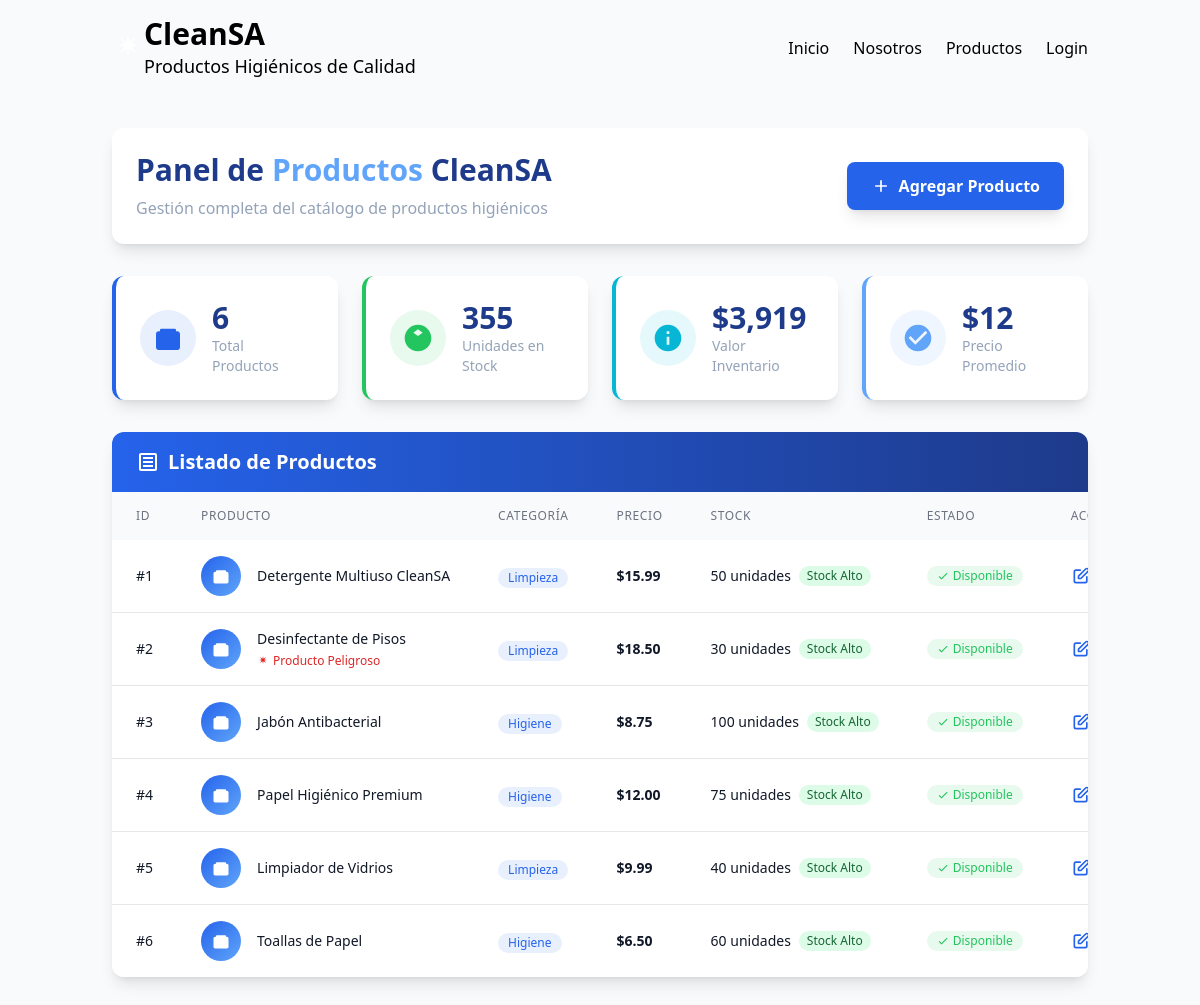
The page /products/panel on the database its author committed.
### app/models.py (models this page shows)
class Producto (database.Model):
    __tablename__ = 'productos'
    id = database.Column(database.Integer, primary_key=True)
    nombre = database.Column(database.String(100), nullable=False)
    precio = database.Column(database.Float, nullable=False)
    stock = database.Column(database.Integer, nullable=False)
    fk_categoria = database.Column(database.Integer,database.ForeignKey('categorias.id'), nullable=False)
    peligroso = database.Column(database.Boolean, nullable=False)

class Categoria (database.Model):
    __tablename__ = 'categorias'
    id = database.Column(database.Integer, primary_key=True)
    nombre = database.Column(database.String(100), nullable=False)

### app/blueprints/products.py (the view)
@products_bp.route('/panel')
def panel():
    try:
        productos = Producto.query.all()
        categorias_list = Categoria.query.all()
        categorias = {cat.id: cat.nombre for cat in categorias_list}
        total_stock = sum(producto.stock for producto in productos)
        valor_inventario = sum(producto.precio * producto.stock for producto in productos)
        precio_promedio = sum(producto.precio for producto in productos) / len(productos) if productos else 0
        return render_template('panel_productos.html',
                             productos=productos,
                             categorias=categorias,
                             total_stock=total_stock,
                             valor_inventario=valor_inventario,
                             precio_promedio=precio_promedio)
    except Exception as e:
        return render_template('panel_productos.html',
                             productos=[],
                             categorias={},
                             total_stock=0,
                             valor_inventario=0,
                             precio_promedio=0)

### app/templates/panel_productos.html (shortened to what this page needs)
<!DOCTYPE html>
<html lang="es">
<head>
    <script src="https://cdn.tailwindcss.com"></script>
</head>
<body class="bg-smoke-white min-h-screen">
    {% include 'components/nav.html' %}
    <main class="container mx-auto px-6 py-8">
        <div class="bg-white rounded-xl shadow-lg p-6 mb-8">
            <div class="flex flex-col md:flex-row md:items-center md:justify-between">
                <div>
                    <h1 class="text-3xl font-bold text-dark-teal mb-2">Panel de <span class="text-light-blue">Productos</span> CleanSA</h1>
                    <p class="text-soft-gray">Gestión completa del catálogo de productos higiénicos</p>
                </div>
                <div class="mt-4 md:mt-0">
                    <button id="openModalBtn" class="bg-pro-blue hover:bg-dark-teal text-white px-6 py-3 rounded-lg font-semibold transition-colors shadow-lg flex items-center">
                        <svg class="w-5 h-5 mr-2" fill="currentColor" viewBox="0 0 24 24">
                            <path d="M19 13h-6v6h-2v-6H5v-2h6V5h2v6h6v2z"/>
                        </svg>
                        Agregar Producto
                    </button>
                </div>
            </div>
        </div>
        <div class="grid grid-cols-1 md:grid-cols-4 gap-6 mb-8">
            <div class="bg-white rounded-xl shadow-lg p-6 border-l-4 border-pro-blue">
                <div class="flex items-center">
                    <div class="bg-pro-blue bg-opacity-10 rounded-full p-3 mr-4">
                        <svg class="w-8 h-8 text-pro-blue" fill="currentColor" viewBox="0 0 24 24">
                            <path d="M19 7H18V6C18 5.45 17.55 5 17 5H7C6.45 5 6 5.45 6 6V7H5C3.9 7 3 7.9 3 9V19C3 20.1 3.9 21 5 21H19C20.1 21 21 20.1 21 19V9C21 7.9 20.1 7 19 7Z"/>
                        </svg>
                    </div>
                    <div>
                        <p class="text-3xl font-bold text-dark-teal">{{ productos|length }}</p>
                        <p class="text-soft-gray text-sm">Total Productos</p>
                    </div>
                </div>
            </div>
            <div class="bg-white rounded-xl shadow-lg p-6 border-l-4 border-warm-green">
                <div class="flex items-center">
                    <div class="bg-warm-green bg-opacity-10 rounded-full p-3 mr-4">
                        <svg class="w-8 h-8 text-warm-green" fill="currentColor" viewBox="0 0 24 24">
                            <path d="M12 2C6.48 2 2 6.48 2 12s4.48 10 10 10 10-4.48 10-10S17.52 2 12 2zm3.5 6L12 10.5 8.5 8 12 5.5 15.5 8zM12 13.5L8.5 16 12 18.5 15.5 16 12 13.5z"/>
                        </svg>
                    </div>
                    <div>
                        <p class="text-3xl font-bold text-dark-teal">{{ total_stock }}</p>
                        <p class="text-soft-gray text-sm">Unidades en Stock</p>
                    </div>
                </div>
            </div>
            <div class="bg-white rounded-xl shadow-lg p-6 border-l-4 border-light-teal">
                <div class="flex items-center">
                    <div class="bg-light-teal bg-opacity-10 rounded-full p-3 mr-4">
                        <svg class="w-8 h-8 text-light-teal" fill="currentColor" viewBox="0 0 24 24">
                            <path d="M12 2C6.48 2 2 6.48 2 12s4.48 10 10 10 10-4.48 10-10S17.52 2 12 2zm1 15h-2v-6h2v6zm0-8h-2V7h2v2z"/>
                        </svg>
                    </div>
                    <div>
                        <p class="text-3xl font-bold text-dark-teal">${{ "{:,.0f}".format(valor_inventario) }}</p>
                        <p class="text-soft-gray text-sm">Valor Inventario</p>
                    </div>
                </div>
            </div>
            <div class="bg-white rounded-xl shadow-lg p-6 border-l-4 border-light-blue">
                <div class="flex items-center">
                    <div class="bg-light-blue bg-opacity-10 rounded-full p-3 mr-4">
                        <svg class="w-8 h-8 text-light-blue" fill="currentColor" viewBox="0 0 24 24">
                            <path d="M12 2C6.48 2 2 6.48 2 12s4.48 10 10 10 10-4.48 10-10S17.52 2 12 2zm-2 15l-5-5 1.41-1.41L10 14.17l7.59-7.59L19 8l-9 9z"/>
                        </svg>
                    </div>
                    <div>
                        <p class="text-3xl font-bold text-dark-teal">${{ "{:,.0f}".format(precio_promedio) }}</p>
                        <p class="text-soft-gray text-sm">Precio Promedio</p>
                    </div>
                </div>
            </div>
        </div>
        <div class="bg-white rounded-xl shadow-lg overflow-hidden">
            <div class="bg-gradient-to-r from-pro-blue to-dark-teal px-6 py-4">
                <h2 class="text-xl font-bold text-white flex items-center">
                    <svg class="w-6 h-6 mr-2" fill="currentColor" viewBox="0 0 24 24">
                        <path d="M19 3H5C3.9 3 3 3.9 3 5V19C3 20.1 3.9 21 5 21H19C20.1 21 21 20.1 21 19V5C21 3.9 20.1 3 19 3ZM19 19H5V5H19V19Z"/>
                        <path d="M7 7H17V9H7V7ZM7 11H17V13H7V11ZM7 15H17V17H7V15Z"/>
                    </svg>
                    Listado de Productos
                </h2>
            </div>
            <div class="overflow-x-auto">
                <table class="w-full">
                    <thead class="bg-gray-50">
                        <tr>
                            <th class="px-6 py-4 text-left text-xs font-medium text-gray-500 uppercase tracking-wider">ID</th>
                            <th class="px-6 py-4 text-left text-xs font-medium text-gray-500 uppercase tracking-wider">Producto</th>
                            <th class="px-6 py-4 text-left text-xs font-medium text-gray-500 uppercase tracking-wider">Categoría</th>
                            <th class="px-6 py-4 text-left text-xs font-medium text-gray-500 uppercase tracking-wider">Precio</th>
                            <th class="px-6 py-4 text-left text-xs font-medium text-gray-500 uppercase tracking-wider">Stock</th>
                            <th class="px-6 py-4 text-left text-xs font-medium text-gray-500 uppercase tracking-wider">Estado</th>
                            <th class="px-6 py-4 text-left text-xs font-medium text-gray-500 uppercase tracking-wider">Acciones</th>
                        </tr>
                    </thead>
                    <tbody class="bg-white divide-y divide-gray-200">
                        {% if productos %}
                            {% for producto in productos %}
                            <tr class="hover:bg-gray-50 transition-colors duration-200">
                                <td class="px-6 py-4 whitespace-nowrap">
                                    <div class="text-sm font-medium text-gray-900">#{{ producto.id }}</div>
                                </td>
                                <td class="px-6 py-4 whitespace-nowrap">
                                    <div class="flex items-center">
                                        <div class="flex-shrink-0 h-10 w-10">
                                            <div class="h-10 w-10 rounded-full bg-gradient-to-br from-pro-blue to-light-blue flex items-center justify-center">
                                                <svg class="w-5 h-5 text-white" fill="currentColor" viewBox="0 0 24 24">
                                                    <path d="M19 7H18V6C18 5.45 17.55 5 17 5H7C6.45 5 6 5.45 6 6V7H5C3.9 7 3 7.9 3 9V19C3 20.1 3.9 21 5 21H19C20.1 21 21 20.1 21 19V9C21 7.9 20.1 7 19 7Z"/>
                                                </svg>
                                            </div>
                                        </div>
                                        <div class="ml-4">
                                            <div class="text-sm font-medium text-gray-900">{{ producto.nombre }}</div>
                                            {% if producto.peligroso %}
                                                <div class="text-xs text-red-600 flex items-center mt-1">
                                                    <svg class="w-3 h-3 mr-1" fill="currentColor" viewBox="0 0 24 24">
                                                        <path d="M12 2L13.09 7.26L18 4L14.74 9.09L20 10L14.74 10.91L18 16L13.09 12.74L12 18L10.91 12.74L6 16L9.26 10.91L4 10L9.26 9.09L6 4L10.91 7.26L12 2Z"/>
                                                    </svg>
                                                    Producto Peligroso
                                                </div>
                                            {% endif %}
                                        </div>
                                    </div>
                                </td>
                                <td class="px-6 py-4 whitespace-nowrap">
                                    <span class="inline-flex items-center px-2.5 py-0.5 rounded-full text-xs font-medium bg-pro-blue bg-opacity-10 text-pro-blue">
                                        {% if categorias %}
                                            {{ categorias.get(producto.fk_categoria, 'Sin categoría') }}
                                        {% else %}
                                            Categoría {{ producto.fk_categoria }}
                                        {% endif %}
                                    </span>
                                </td>
                                <td class="px-6 py-4 whitespace-nowrap">
                                    <div class="text-sm font-semibold text-gray-900">${{ "{:,.2f}".format(producto.precio) }}</div>
                                </td>
                                <td class="px-6 py-4 whitespace-nowrap">
                                    <div class="flex items-center">
                                        <div class="text-sm font-medium text-gray-900">{{ producto.stock }} unidades</div>
                                        {% if producto.stock < 10 %}
                                            <span class="ml-2 inline-flex items-center px-2 py-0.5 rounded-full text-xs font-medium bg-red-100 text-red-800">
                                                Stock Bajo
                                            </span>
                                        {% elif producto.stock < 30 %}
                                            <span class="ml-2 inline-flex items-center px-2 py-0.5 rounded-full text-xs font-medium bg-yellow-100 text-yellow-800">
                                                Stock Medio
                                            </span>
                                        {% else %}
                                            <span class="ml-2 inline-flex items-center px-2 py-0.5 rounded-full text-xs font-medium bg-green-100 text-green-800">
                                                Stock Alto
                                            </span>
                                        {% endif %}
                                    </div>
                                </td>
                                <td class="px-6 py-4 whitespace-nowrap">
                                    {% if producto.stock > 0 %}
                                        <span class="inline-flex items-center px-2.5 py-0.5 rounded-full text-xs font-medium bg-warm-green bg-opacity-10 text-warm-green">
                                            <svg class="w-3 h-3 mr-1" fill="currentColor" viewBox="0 0 24 24">
                                                <path d="M9 16.17L4.83 12l-1.42 1.41L9 19 21 7l-1.41-1.41z"/>
                                            </svg>
                                            Disponible
                                        </span>
                                    {% endif %}
                                </td>
                                <td class="px-6 py-4 whitespace-nowrap text-sm font-medium">
                                    <div class="flex space-x-2">
                                        <button class="text-pro-blue hover:text-dark-teal transition-colors" title="Editar">
                                            <svg class="w-5 h-5" fill="none" stroke="currentColor" viewBox="0 0 24 24">
                                                <path stroke-linecap="round" stroke-linejoin="round" stroke-width="2" d="M11 5H6a2 2 0 00-2 2v11a2 2 0 002 2h11a2 2 0 002-2v-5m-1.414-9.414a2 2 0 112.828 2.828L11.828 15H9v-2.828l8.586-8.586z"/>
                                            </svg>
                                        </button>
                                    </div>
                                </td>
                            </tr>
                            {% endfor %}
                        {% endif %}
                    </tbody>
                </table>
            </div>
        </div>
    </main>
</body>
</html>

### rows shown on the page
Producto: id "1", nombre "Detergente Multiuso CleanSA", get "Limpieza", precio "15.99", stock "50", shows "Stock Alto", shows "Disponible"
Producto: id "2", nombre "Desinfectante de Pisos", peligroso True (drawn), get "Limpieza", precio "18.50", stock "30", shows "Stock Alto", shows "Disponible"
Producto: id "3", nombre "Jabón Antibacterial", get "Higiene", precio "8.75", stock "100", shows "Stock Alto", shows "Disponible"
Producto: id "4", nombre "Papel Higiénico Premium", get "Higiene", precio "12.00", stock "75", shows "Stock Alto", shows "Disponible"
Producto: id "5", nombre "Limpiador de Vidrios", get "Limpieza", precio "9.99", stock "40", shows "Stock Alto", shows "Disponible"
Producto: id "6", nombre "Toallas de Papel", get "Higiene", precio "6.50", stock "60", shows "Stock Alto", shows "Disponible"

### other values the page prints
{{ productos|length }} "6"
{{ total_stock }} "355"
{{ "{:,.0f}".format(valor_inventario) }} "3,919"
{{ "{:,.0f}".format(precio_promedio) }} "12"
